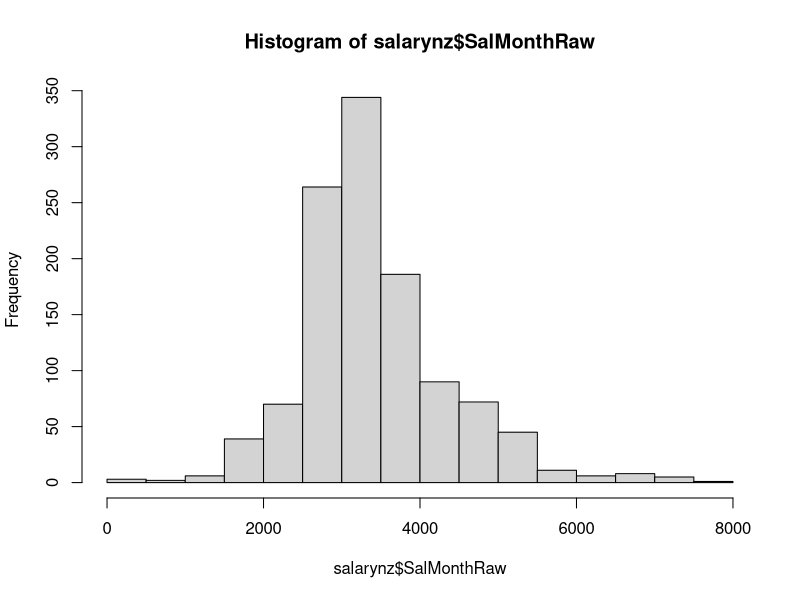
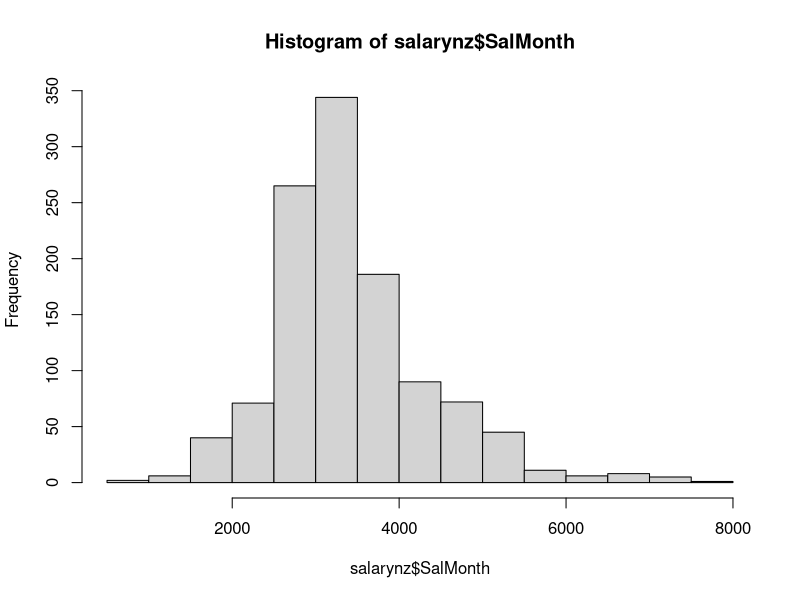
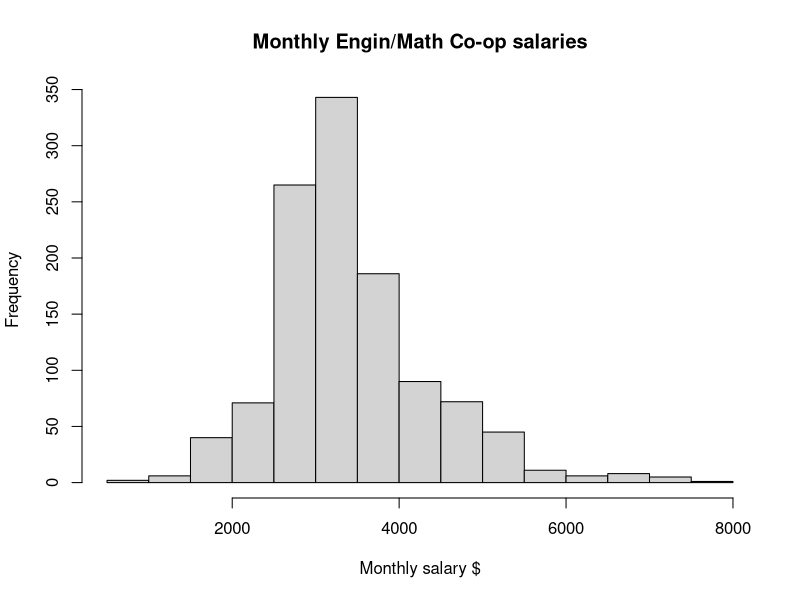
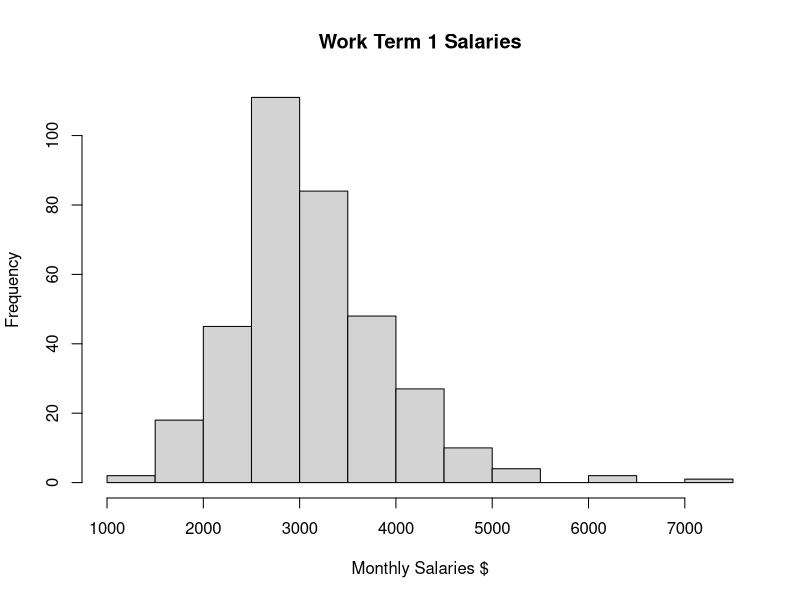
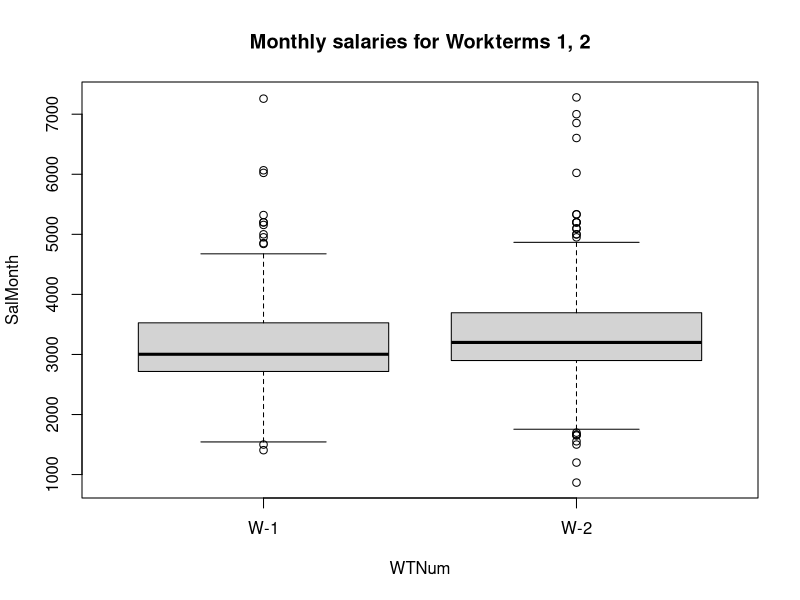
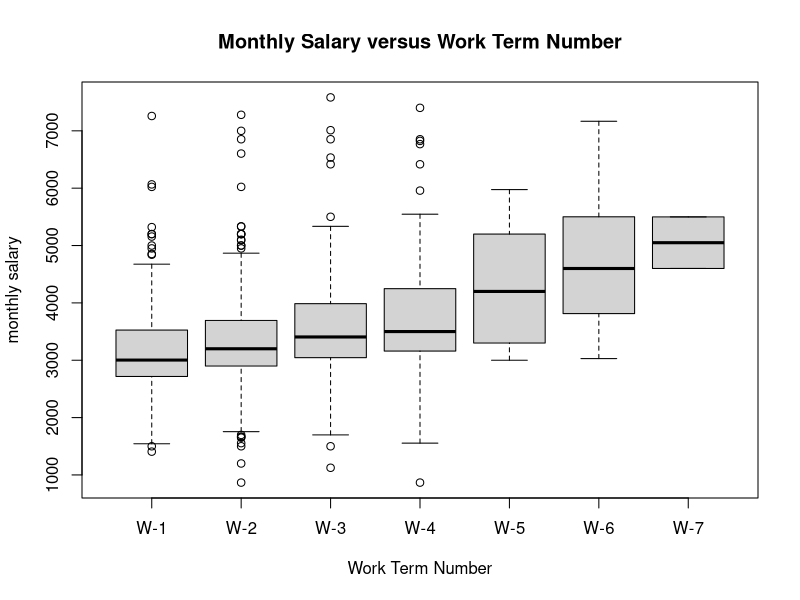
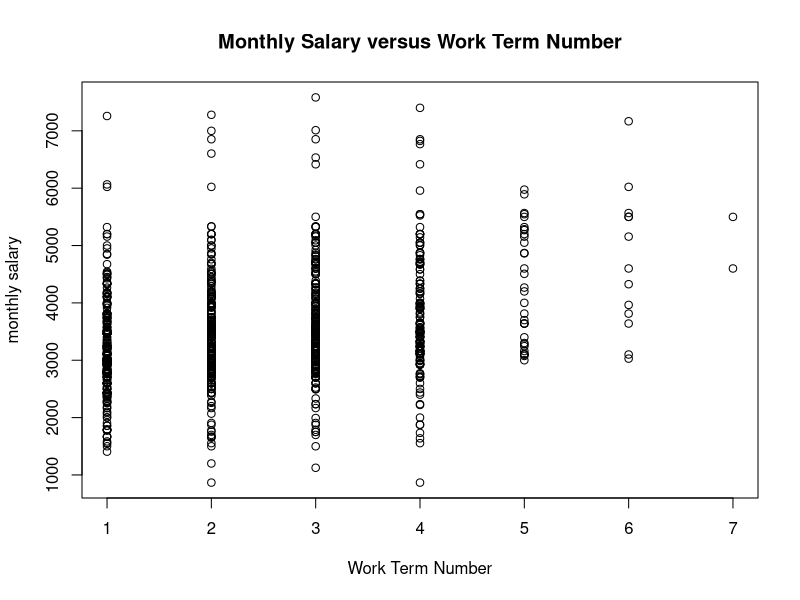
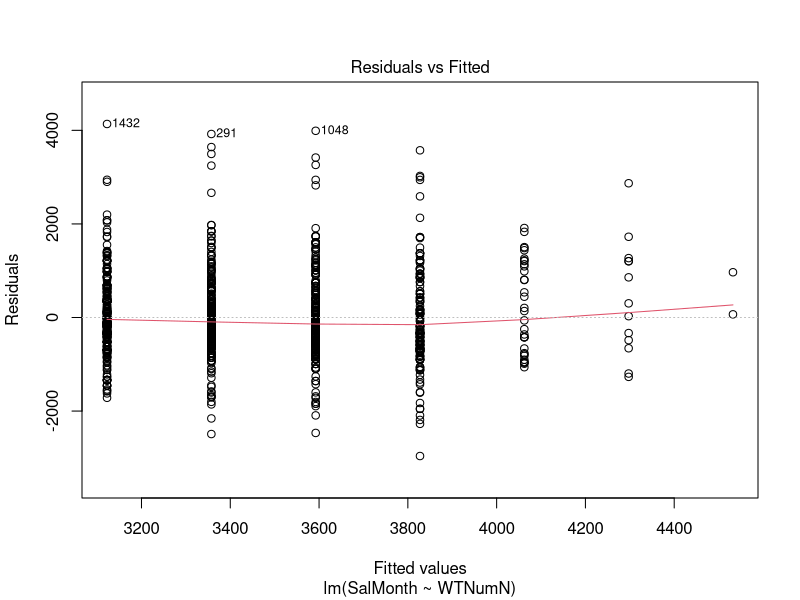

These figures' R source, in order:
## ---- chunk 1
#read in .csv file
salary<-read.csv('salaryInfo.csv')  
summary(salary)

#convert to short names
names(salary)
names(salary)<-c('Term','WTNum','GR.UG','SalMonthRaw')  
#remove the zero salaries
salarynz<-subset(salary, SalMonthRaw!=0)   
summary(salarynz)

hist(salarynz$SalMonthRaw)

salarynz[salarynz$SalMonthRaw<1000,]
salarynz$SalMonth<-salarynz$SalMonthRaw
#assume that salaries <$1000 are weekly
salarynz$SalMonth[salarynz$SalMonthRaw<1000]<-
     salarynz$SalMonthRaw[salarynz$SalMonthRaw<1000]*4   
summary(salarynz)

hist(salarynz$SalMonth)
summary(salarynz$WTNum)
#remove the student with unknown workterm
salarynz[salarynz$WTNum=='N/A',]
salarynz<-salarynz[salarynz$WTNum!='N/A',]  
summary(salarynz)

hist(salarynz$SalMonth, main='Monthly Engin/Math Co-op salaries', 
     xlab='Monthly salary $')
## ---- chunk 2



#extract out WorkTerm 1 salaries 
ywt1<-subset(salarynz,salarynz$WTNum=='W-1')
summary(ywt1)
ywt1<-ywt1[,-4]
summary(ywt1)
ywt1$WTNum<-factor(ywt1$WTNum)
rownames(ywt1)<-NULL
summary(ywt1)

#analyze WorkTerm 1 salaries
dim(ywt1)
n<-dim(ywt1)[1]
summary(ywt1$SalMonth)


hist(ywt1$SalMonth, main='Work Term 1 Salaries', xlab='Monthly Salaries $')


## ---- chunk 3
#Create a dataset with only Workterm 1 and 2 data
ywt12<-subset(salarynz,is.element(salarynz$WTNum,c('W-1','W-2')))
dim(ywt12)
n<-dim(ywt12)[1]
summary(ywt12)
#Remove the unwanted workterm labels
ywt12$WTNum<-factor(ywt12$WTNum)
rownames(ywt12)<-NULL
summary(ywt12)
summary(ywt12)

#Graph the data; side-by-side boxplots are one of my favourites
boxplot(SalMonth~WTNum,data=ywt12, 
        main='Monthly salaries for Workterms 1, 2')
## ---- chunk 4
summary(salarynz)
summary(salarynz$WTNum)
#there is an un-used level "N/A" which we need to remove
salarynz$WTNum<-factor(salarynz$WTNum)
summary(salarynz$WTNum)
salarynz$WTNumN<-as.numeric(salarynz$WTNum)
summary(salarynz$WTNumN)




#Graph the data; side-by-side boxplots are one of my favourites

boxplot(salarynz$SalMonth~salarynz$WTNum, xlab='Work Term Number',ylab='monthly salary',
     main='Monthly Salary versus Work Term Number')

plot(salarynz$WTNumN, salarynz$SalMonth, xlab='Work Term Number',ylab='monthly salary',
     main='Monthly Salary versus Work Term Number')
##############################################################################################

Sal.lm<-lm(SalMonth~WTNumN, data=salarynz)
summary(Sal.lm)

####################################
##Check the model 

plot(Sal.lm,which=1:2)

# 1: Residuals VS Fitted values plot: Any any special pattern, we will conclude that the residuals have a constance varaince.
# 2: Normal Q-Q plot: if all of scatters are roughly on a straight line, we will conclude the residuals follow a normal distribution.  
